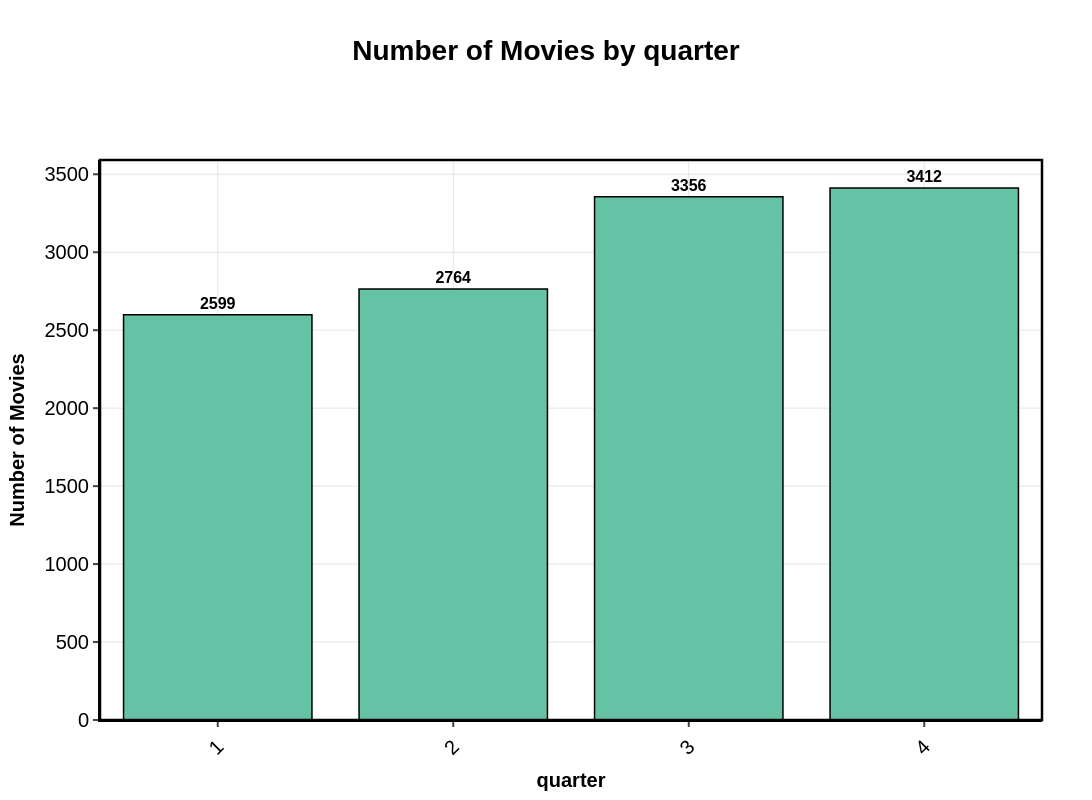

Here is the notebook cell this chart was saved with:
### Code cell
plot_and_export_categorical_distribution(movie, "quarter", "quarter", 0, False, True, "charts", True, True, filename_prefix='step_2')

### Figure 1 — Plotly figure (JSON) as saved in the notebook; plotly's stock layout.template omitted (floating-point values rounded to 4 significant figures)
{"data": [{"alignmentgroup": "True", "hovertemplate": "grouped=%{x}<br>total=%{text}<extra></extra>", "legendgroup": "1", "marker": {"color": "#66C2A5", "line": {"color": "#000000", "width": 1.5}, "pattern": {"shape": ""}}, "name": "1", "offsetgroup": "1", "orientation": "v", "showlegend": true, "text": [2599], "textangle": 0, "textfont": {"color": "#000000", "size": 16}, "textposition": "outside", "texttemplate": "<b>%{text:.0f}</b>", "type": "bar", "x": ["1"], "xaxis": "x", "y": [2599], "yaxis": "y"}, {"alignmentgroup": "True", "hovertemplate": "grouped=%{x}<br>total=%{text}<extra></extra>", "legendgroup": "2", "marker": {"color": "#66C2A5", "line": {"color": "#000000", "width": 1.5}, "pattern": {"shape": ""}}, "name": "2", "offsetgroup": "2", "orientation": "v", "showlegend": true, "text": [2764], "textangle": 0, "textfont": {"color": "#000000", "size": 16}, "textposition": "outside", "texttemplate": "<b>%{text:.0f}</b>", "type": "bar", "x": ["2"], "xaxis": "x", "y": [2764], "yaxis": "y"}, {"alignmentgroup": "True", "hovertemplate": "grouped=%{x}<br>total=%{text}<extra></extra>", "legendgroup": "3", "marker": {"color": "#66C2A5", "line": {"color": "#000000", "width": 1.5}, "pattern": {"shape": ""}}, "name": "3", "offsetgroup": "3", "orientation": "v", "showlegend": true, "text": [3356], "textangle": 0, "textfont": {"color": "#000000", "size": 16}, "textposition": "outside", "texttemplate": "<b>%{text:.0f}</b>", "type": "bar", "x": ["3"], "xaxis": "x", "y": [3356], "yaxis": "y"}, {"alignmentgroup": "True", "hovertemplate": "grouped=%{x}<br>total=%{text}<extra></extra>", "legendgroup": "4", "marker": {"color": "#66C2A5", "line": {"color": "#000000", "width": 1.5}, "pattern": {"shape": ""}}, "name": "4", "offsetgroup": "4", "orientation": "v", "showlegend": true, "text": [3412], "textangle": 0, "textfont": {"color": "#000000", "size": 16}, "textposition": "outside", "texttemplate": "<b>%{text:.0f}</b>", "type": "bar", "x": ["4"], "xaxis": "x", "y": [3412], "yaxis": "y"}], "layout": {"bargap": 0.2, "barmode": "relative", "font": {"color": "#000000", "family": "Arial", "size": 20}, "height": 800, "legend": {"bgcolor": "rgba(255, 255, 255, 0.8)", "bordercolor": "#000000", "borderwidth": 2.5, "font": {"size": 20}, "orientation": "h", "title": {"text": "grouped"}, "tracegroupgap": 0, "x": 1, "xanchor": "right", "y": 1.02, "yanchor": "bottom"}, "margin": {"b": 80, "l": 100, "r": 50, "t": 160}, "paper_bgcolor": "white", "plot_bgcolor": "white", "shapes": [{"fillcolor": "rgba(0,0,0,0)", "line": {"color": "#000000", "width": 2.5}, "type": "rect", "x0": 0, "x1": 1, "xref": "paper", "y0": 0, "y1": 1, "yref": "paper"}], "showlegend": false, "title": {"font": {"color": "#000000", "size": 28}, "text": "<b>Number of Movies by quarter</b>", "x": 0.5, "xanchor": "center", "y": 0.95, "yanchor": "top"}, "width": 1200, "xaxis": {"anchor": "y", "categoryarray": ["1", "2", "3", "4"], "categoryorder": "array", "domain": [0, 1], "gridcolor": "#E5E5E5", "gridwidth": 1, "linecolor": "#000000", "linewidth": 2, "showgrid": true, "tickangle": -45, "tickfont": {"size": 20}, "ticks": "outside", "tickwidth": 2, "title": {"font": {"color": "#000000", "size": 20}, "text": "<b>quarter</b>"}}, "yaxis": {"anchor": "x", "domain": [0, 1], "gridcolor": "#E5E5E5", "gridwidth": 1, "linecolor": "#000000", "linewidth": 2, "showgrid": true, "tickfont": {"size": 20}, "ticks": "outside", "tickwidth": 2, "title": {"font": {"color": "#000000", "size": 20}, "text": "<b>Number of Movies</b>"}, "type": "linear", "zeroline": true, "zerolinecolor": "#000000", "zerolinewidth": 2}}}
